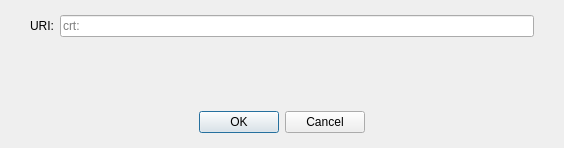
<?xml version="1.0" encoding="UTF-8"?>
<ui version="4.0">
 <class>OpenURIDialog</class>
 <widget class="QDialog" name="OpenURIDialog">
  <property name="geometry">
   <rect>
    <x>0</x>
    <y>0</y>
    <width>564</width>
    <height>148</height>
   </rect>
  </property>
  <property name="windowTitle">
   <string>Open crt URI</string>
  </property>
  <layout class="QVBoxLayout" name="verticalLayout">
   <property name="leftMargin">
    <number>0</number>
   </property>
   <property name="topMargin">
    <number>15</number>
   </property>
   <property name="rightMargin">
    <number>0</number>
   </property>
   <property name="bottomMargin">
    <number>0</number>
   </property>
   <item>
    <layout class="QHBoxLayout" name="horizontalLayout">
     <property name="leftMargin">
      <number>30</number>
     </property>
     <property name="rightMargin">
      <number>30</number>
     </property>
     <item>
      <widget class="QLabel" name="label">
       <property name="text">
        <string>URI:</string>
       </property>
      </widget>
     </item>
     <item>
      <widget class="QValidatedLineEdit" name="uriEdit">
       <property name="placeholderText">
        <string notr="true">crt:</string>
       </property>
      </widget>
     </item>
    </layout>
   </item>
   <item>
    <spacer name="verticalSpacer">
     <property name="orientation">
      <enum>Qt::Vertical</enum>
     </property>
     <property name="sizeHint" stdset="0">
      <size>
       <width>20</width>
       <height>40</height>
      </size>
     </property>
    </spacer>
   </item>
   <item>
    <widget class="QWidget" name="buttonsContainerWhite" native="true">
     <layout class="QHBoxLayout" name="horizontalLayout_2">
      <property name="leftMargin">
       <number>30</number>
      </property>
      <property name="topMargin">
       <number>15</number>
      </property>
      <property name="rightMargin">
       <number>30</number>
      </property>
      <property name="bottomMargin">
       <number>15</number>
      </property>
      <item>
       <widget class="QDialogButtonBox" name="buttonBox">
        <property name="orientation">
         <enum>Qt::Horizontal</enum>
        </property>
        <property name="standardButtons">
         <set>QDialogButtonBox::Cancel|QDialogButtonBox::Ok</set>
        </property>
        <property name="centerButtons">
         <bool>true</bool>
        </property>
       </widget>
      </item>
     </layout>
    </widget>
   </item>
  </layout>
 </widget>
 <customwidgets>
  <customwidget>
   <class>QValidatedLineEdit</class>
   <extends>QLineEdit</extends>
   <header>qt/qvalidatedlineedit.h</header>
  </customwidget>
 </customwidgets>
 <resources/>
 <connections>
  <connection>
   <sender>buttonBox</sender>
   <signal>accepted()</signal>
   <receiver>OpenURIDialog</receiver>
   <slot>accept()</slot>
   <hints>
    <hint type="sourcelabel">
     <x>248</x>
     <y>254</y>
    </hint>
    <hint type="destinationlabel">
     <x>157</x>
     <y>274</y>
    </hint>
   </hints>
  </connection>
  <connection>
   <sender>buttonBox</sender>
   <signal>rejected()</signal>
   <receiver>OpenURIDialog</receiver>
   <slot>reject()</slot>
   <hints>
    <hint type="sourcelabel">
     <x>316</x>
     <y>260</y>
    </hint>
    <hint type="destinationlabel">
     <x>286</x>
     <y>274</y>
    </hint>
   </hints>
  </connection>
 </connections>
</ui>
